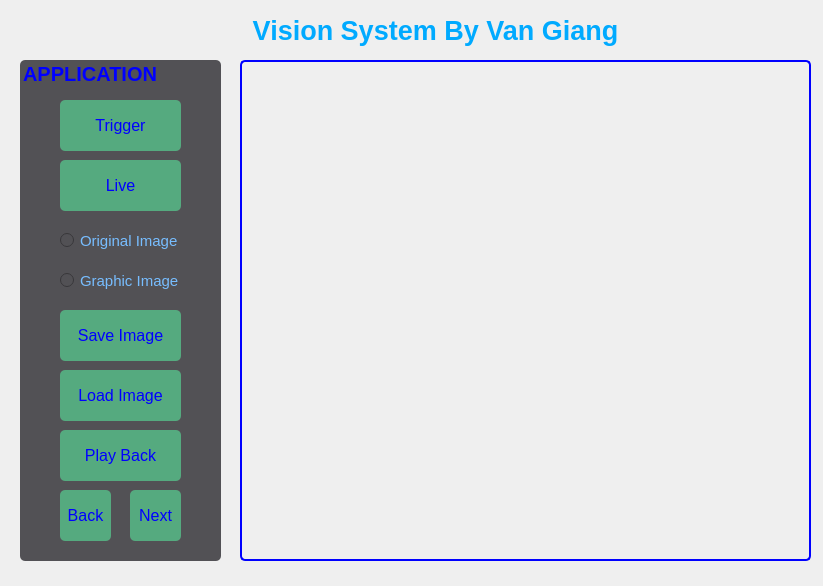
<?xml version="1.0" encoding="UTF-8"?>
<ui version="4.0">
 <class>MainWindow</class>
 <widget class="QMainWindow" name="MainWindow">
  <property name="geometry">
   <rect>
    <x>0</x>
    <y>0</y>
    <width>823</width>
    <height>586</height>
   </rect>
  </property>
  <property name="font">
   <font>
    <bold>false</bold>
   </font>
  </property>
  <property name="windowTitle">
   <string>MainWindow</string>
  </property>
  <property name="animated">
   <bool>true</bool>
  </property>
  <widget class="QWidget" name="centralwidget">
   <widget class="QGroupBox" name="groupBox">
    <property name="enabled">
     <bool>true</bool>
    </property>
    <property name="geometry">
     <rect>
      <x>20</x>
      <y>60</y>
      <width>201</width>
      <height>501</height>
     </rect>
    </property>
    <property name="font">
     <font>
      <pointsize>15</pointsize>
      <bold>true</bold>
      <kerning>true</kerning>
     </font>
    </property>
    <property name="tabletTracking">
     <bool>false</bool>
    </property>
    <property name="statusTip">
     <string/>
    </property>
    <property name="autoFillBackground">
     <bool>false</bool>
    </property>
    <property name="styleSheet">
     <string notr="true">color: rgb(0, 0, 255);
background-color: rgb(82, 81, 85);
border-radius: 5px;</string>
    </property>
    <property name="title">
     <string>APPLICATION</string>
    </property>
    <property name="flat">
     <bool>true</bool>
    </property>
    <property name="checkable">
     <bool>false</bool>
    </property>
    <widget class="QPushButton" name="btn_trigger">
     <property name="geometry">
      <rect>
       <x>40</x>
       <y>40</y>
       <width>121</width>
       <height>51</height>
      </rect>
     </property>
     <property name="font">
      <font>
       <pointsize>12</pointsize>
       <bold>false</bold>
      </font>
     </property>
     <property name="styleSheet">
      <string notr="true">background-color: rgb(85, 170, 127);
border: none;
border-radius: 5px;</string>
     </property>
     <property name="text">
      <string>Trigger</string>
     </property>
    </widget>
    <widget class="QPushButton" name="btn_saveimage">
     <property name="geometry">
      <rect>
       <x>40</x>
       <y>250</y>
       <width>121</width>
       <height>51</height>
      </rect>
     </property>
     <property name="font">
      <font>
       <pointsize>12</pointsize>
      </font>
     </property>
     <property name="styleSheet">
      <string notr="true">background-color: rgb(85, 170, 127);
border: none;
border-radius: 5px;</string>
     </property>
     <property name="text">
      <string>Save Image</string>
     </property>
    </widget>
    <widget class="QPushButton" name="btn_loadimage">
     <property name="geometry">
      <rect>
       <x>40</x>
       <y>310</y>
       <width>121</width>
       <height>51</height>
      </rect>
     </property>
     <property name="font">
      <font>
       <pointsize>12</pointsize>
      </font>
     </property>
     <property name="styleSheet">
      <string notr="true">background-color: rgb(85, 170, 127);
border: none;
border-radius: 5px;</string>
     </property>
     <property name="text">
      <string>Load Image</string>
     </property>
    </widget>
    <widget class="QPushButton" name="btn_back">
     <property name="geometry">
      <rect>
       <x>40</x>
       <y>430</y>
       <width>51</width>
       <height>51</height>
      </rect>
     </property>
     <property name="font">
      <font>
       <pointsize>12</pointsize>
      </font>
     </property>
     <property name="styleSheet">
      <string notr="true">background-color: rgb(85, 170, 127);
border: none;
border-radius: 5px;</string>
     </property>
     <property name="text">
      <string>Back</string>
     </property>
    </widget>
    <widget class="QPushButton" name="btn_playback">
     <property name="geometry">
      <rect>
       <x>40</x>
       <y>370</y>
       <width>121</width>
       <height>51</height>
      </rect>
     </property>
     <property name="font">
      <font>
       <pointsize>12</pointsize>
      </font>
     </property>
     <property name="styleSheet">
      <string notr="true">background-color: rgb(85, 170, 127);
border: none;
border-radius: 5px;</string>
     </property>
     <property name="text">
      <string>Play Back</string>
     </property>
    </widget>
    <widget class="QPushButton" name="btn_next">
     <property name="geometry">
      <rect>
       <x>110</x>
       <y>430</y>
       <width>51</width>
       <height>51</height>
      </rect>
     </property>
     <property name="font">
      <font>
       <pointsize>12</pointsize>
      </font>
     </property>
     <property name="styleSheet">
      <string notr="true">background-color: rgb(85, 170, 127);
border: none;
border-radius: 5px;</string>
     </property>
     <property name="text">
      <string>Next</string>
     </property>
    </widget>
    <widget class="QPushButton" name="btn_live">
     <property name="geometry">
      <rect>
       <x>40</x>
       <y>100</y>
       <width>121</width>
       <height>51</height>
      </rect>
     </property>
     <property name="font">
      <font>
       <pointsize>12</pointsize>
      </font>
     </property>
     <property name="styleSheet">
      <string notr="true">background-color: rgb(85, 170, 127);
border: none;
border-radius: 5px;</string>
     </property>
     <property name="text">
      <string>Live</string>
     </property>
    </widget>
    <widget class="QRadioButton" name="rdbt_originalimage">
     <property name="geometry">
      <rect>
       <x>40</x>
       <y>170</y>
       <width>131</width>
       <height>21</height>
      </rect>
     </property>
     <property name="font">
      <font>
       <pointsize>11</pointsize>
      </font>
     </property>
     <property name="styleSheet">
      <string notr="true">color: rgb(119, 189, 255);</string>
     </property>
     <property name="text">
      <string>Original Image</string>
     </property>
    </widget>
    <widget class="QRadioButton" name="rdbt_graphicimage">
     <property name="geometry">
      <rect>
       <x>40</x>
       <y>210</y>
       <width>131</width>
       <height>21</height>
      </rect>
     </property>
     <property name="font">
      <font>
       <pointsize>11</pointsize>
      </font>
     </property>
     <property name="styleSheet">
      <string notr="true">color: rgb(119, 189, 255);</string>
     </property>
     <property name="text">
      <string>Graphic Image</string>
     </property>
    </widget>
   </widget>
   <widget class="QLabel" name="lbl_display">
    <property name="geometry">
     <rect>
      <x>240</x>
      <y>60</y>
      <width>571</width>
      <height>501</height>
     </rect>
    </property>
    <property name="styleSheet">
     <string notr="true">border: 2px solid blue;         
border-radius: 5px;    
</string>
    </property>
    <property name="frameShape">
     <enum>QFrame::Shape::NoFrame</enum>
    </property>
    <property name="text">
     <string/>
    </property>
   </widget>
   <widget class="QLabel" name="label">
    <property name="geometry">
     <rect>
      <x>250</x>
      <y>10</y>
      <width>371</width>
      <height>41</height>
     </rect>
    </property>
    <property name="font">
     <font>
      <pointsize>20</pointsize>
      <bold>true</bold>
     </font>
    </property>
    <property name="styleSheet">
     <string notr="true">color: rgb(0, 170, 255);</string>
    </property>
    <property name="text">
     <string>Vision System By Van Giang</string>
    </property>
    <property name="alignment">
     <set>Qt::AlignmentFlag::AlignCenter</set>
    </property>
   </widget>
  </widget>
 </widget>
 <resources/>
 <connections/>
</ui>
